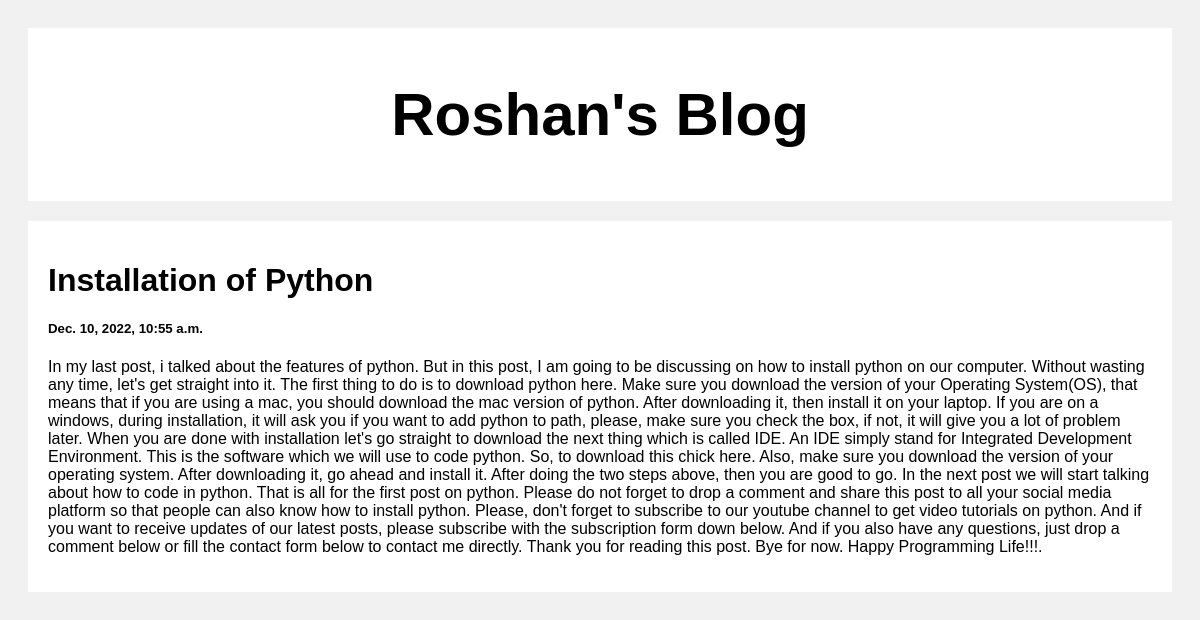
Screenshot of /post/2 with the database file from the repository.
### posts/models.py (models this page shows)
class Post(models.Model):
    title = models.CharField(max_length=100)
    body = models.CharField(max_length=1000000)
    created_at = models.DateTimeField(default=datetime.now, blank=True)

### posts/views.py (the view)
# urls.py: path('post/<str:pk>', views.post, name='post')
def post(request, pk):
    posts = Post.objects.get(id=pk)
    return render(request, 'post.html', {'posts':posts})

### templates/post.html (shortened to what this page needs)
<!DOCTYPE html>
<html>
  <head>
  </head>
  <body>
    <div class="header">
      <h2>Roshan's Blog</h2>
    </div>
    <div class="row">
      <div class="leftcolumn">
        <div class="card">
            <h1>{{posts.title}}</h1>
            <h5>{{posts.created_at}}</h5>
            <p>{{posts.body}}</p>
        </div>
      </div>
    </div>
  </body>
</html>

### templates/post.html (style rules this page uses)
* { box-sizing: border-box; }
body { font-family: Arial; padding: 20px; background: #f1f1f1; }
.header { padding: 2px; font-size: 40px; text-align: center; background: white; }
.leftcolumn { float: left; width: 100%; }
.card { background-color: white; padding: 20px; margin-top: 20px; }
.row:after { content: ""; display: table; clear: both; }

### rows the page displays
Post: title "Installation of Python", created_at "Dec. 10, 2022, 10:55 a.m.", body "In my last post, i talked about the features of python. But in this post, I am going to be discussing on how to install python on our computer. Without wasting any time, let's get straight into it. The first thing to do is to download python here. Make sure you download the version of your Operating System(OS), that means that if you are using a mac, you should download the mac version of python. After downloading it, then install it on your laptop. If you are on a windows, during installation, it will ask you if you want to add python to path, please, make sure you check the box, if not, it will give you a lot of problem later. When you are done with installation let's go straight to…"
